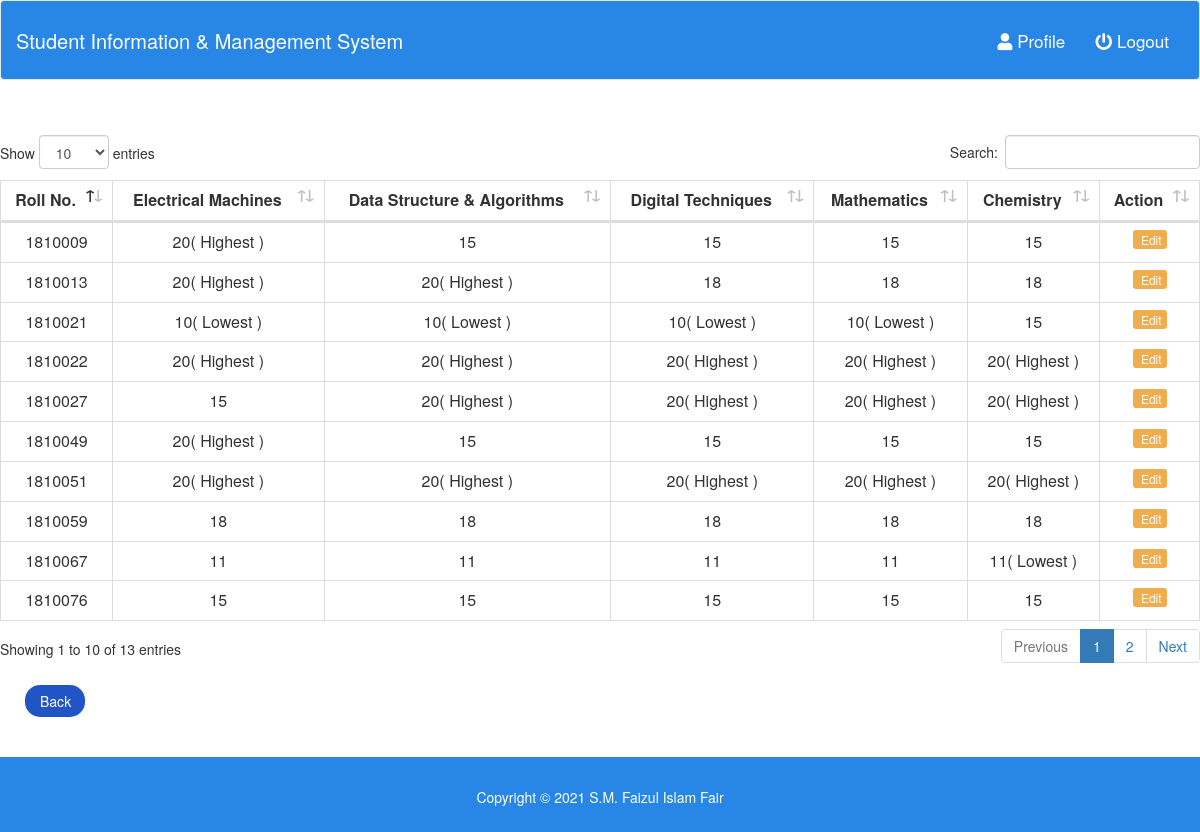
/admin/ct1display.php (signed in), run on the app's committed database.
### tables this page shows
CREATE TABLE `student_marks1` (
  `Roll` int(11) NOT NULL,
  `Electrical_Machines` int(11) NOT NULL,
  `Data_Structure_&_Algorithms` int(11) NOT NULL,
  `Digital_Techniques` int(11) NOT NULL,
  `Mathematics` int(11) NOT NULL,
  `Chemistry` int(11) NOT NULL
);

### admin/ct1display.php (the view, shortened to what this page needs)
<?php
require_once './dbcon.php';
?>
<html lang="en">
<head>
  <link rel="stylesheet" href="https://maxcdn.bootstrapcdn.com/bootstrap/3.4.1/css/bootstrap.min.css">
<link rel="stylesheet" type="text/css" href="../fonts/fontawesome-free-5.13.0-web/fontawesome-free-5.13.0-web/css/all.min.css">
<link rel="stylesheet" href="../css/dataTables.bootstrap4.min.css">
<link rel="stylesheet" href="../css/style.css">
<link rel="stylesheet" href="../css/btn.css">
</head>
<body>
<nav style="height:80px; padding-top:15px;" class="navbar navbar-default">
			<div class="container-fluid">
				<div class="navbar-header">
					<a class="navbar-brand" style="color: #fff;" href="index.php">Student Information & Management System</a>
				</div>
				<div class="collapse navbar-collapse" id="bs-example-navbar-collapse-1">
					<ul class="nav navbar-nav navbar-right">
						<li>
							<a href="index.php?page=user-profile" style="color: #fff;">
								<i class="fa fa-user"></i> Profile
							</a>
						</li>
						<li>
							<a href="logout.php" style="color: #fff;">
								<i class="fa fa-power-off"></i> Logout
							</a>
						</li>
					</ul>
				</div>
			</div>
        </nav>
<div style="margin-top:55px;" class="table table-responsive">
<table id="data" class="table table-hover table-bordered">
  <thead>
  <tr>
    <th>Roll No.</th>
    <th>Electrical Machines</th>
    <th>Data Structure & Algorithms</th>
    <th>Digital Techniques</th>
    <th>Mathematics</th>
    <th>Chemistry</th>
    <th>Action</th>
  </tr>
</thead>
<tbody>
<?php
    $db_sinfos = mysqli_query($link, "SELECT * FROM `student_marks1` ");
   $rows = mysqli_fetch_all($db_sinfos, MYSQLI_ASSOC);
   $eletrical_lowest=20;
   $eletrical_highest=0;
   $data_lowest=20;
   $data_highest=0;
   $tech_lowest=20;
   $tech_highest=0;
   $math_lowest=20;
   $math_highest=0;
   $chem_lowest=20;
   $chem_highest=0;
   foreach($rows as $row){
     if($row['Electrical_Machines'] > $eletrical_highest){
        $eletrical_highest = $row['Electrical_Machines'];
     }
     if($row['Electrical_Machines'] < $eletrical_lowest){
        $eletrical_lowest = $row['Electrical_Machines'];
     }
     if($row['Data_Structure_&_Algorithms'] > $data_highest){
        $data_highest = $row['Data_Structure_&_Algorithms'];
     }
     if($row['Data_Structure_&_Algorithms'] < $data_lowest){
      $data_lowest = $row['Data_Structure_&_Algorithms'];
   }
     if($row['Digital_Techniques'] > $tech_highest){
        $tech_highest = $row['Digital_Techniques'];
     }
     if($row['Digital_Techniques'] < $tech_lowest){
        $tech_lowest = $row['Digital_Techniques'];
     }
     if($row['Mathematics'] > $math_highest){
        $math_highest = $row['Mathematics'];
     }
     if($row['Mathematics'] < $math_lowest){
        $math_lowest = $row['Mathematics'];
     }
     if($row['Chemistry'] > $chem_highest){
        $chem_highest = $row['Chemistry'];
     }
     if($row['Chemistry'] < $chem_lowest){
        $chem_lowest = $row['Chemistry'];
     }
   }
  foreach($rows as $row){
?>
  <tr>
    <td><?php echo $row['Roll']; ?></td>
    <td><?php echo $row['Electrical_Machines'] . ($eletrical_highest == $row['Electrical_Machines'] ? "( Highest )" : "" ) . (($eletrical_lowest == $row['Electrical_Machines'] && $eletrical_lowest!=$eletrical_highest) ? "( Lowest )" : "" );  ?></td>
    <td><?php echo $row['Data_Structure_&_Algorithms'] . ($data_highest == $row['Data_Structure_&_Algorithms'] ? "( Highest )" : "" ) . (($data_lowest == $row['Data_Structure_&_Algorithms'] && $data_lowest!=$data_highest) ? "( Lowest )" : "" );  ?></td>
    <td><?php echo $row['Digital_Techniques'] . ($tech_highest == $row['Digital_Techniques'] ? "( Highest )" : "" ) . (($tech_lowest == $row['Digital_Techniques'] && $tech_lowest!=$tech_highest) ? "( Lowest )" : "" );  ?></td>
    <td><?php echo $row['Mathematics'] . ($math_highest == $row['Mathematics'] ? "( Highest )" : "" ) . (($math_lowest == $row['Mathematics'] && $math_lowest!=$math_highest) ? "( Lowest )" : "" );  ?></td>
    <td><?php echo $row['Chemistry'] . ($chem_highest == $row['Chemistry'] ? "( Highest )" : "" ) . (($chem_lowest == $row['Chemistry'] && $chem_lowest!=$chem_highest) ? "( Lowest )" : "" );  ?></td>
    <td>
       <a href="ct1_2103update.php?page=update-student&Roll=<?php echo base64_encode($row['Roll']); ?>" class="btn-xs btn-warning"><i class="fa fa-pencil"></i> Edit</a>
    </td>
  </tr>
<?php
  }
?>
</tbody>
</table>
</div>
<br>
<a href="class-test.php"><button style="margin-left:25px;" class="btn btn-primary">Back</button></a>
<br> <br> <br>
<footer class="footer-area">
			<p>Copyright &COPY; 2021 S.M. Faizul Islam Fair</p>
</footer>
</body>
</html>

### css/style.css (style rules this page uses)
body { padding: 0; margin: 0; box-sizing: border-box; overflow-x: hidden; }
.footer-area { background: #2887e6; text-align: center; padding: 30px 0; color: #fff; height: 75px; }
.footer-area p { margin: 0; }

### css/btn.css (style rules this page uses)
.btn-primary, .btn-primary:active, .btn-primary:visited { background-color: #2155c5; color: white; border-radius: 15px; border:none; transition: 0.2s; font-weight: 450; padding-left: 15px; padding-right: 15px; }
.navbar, .navbar-default, .navbar-brand { background-color: #2887e6; color: #fff; }
.navbar-nav>li>a { padding-top: 15px; font-size: 17px; }
.navbar-brand { float: left; height: 50px; padding: 15px 15px; font-size: 20px; line-height: 20px; }
.table { margin: auto; }
.table > tbody > tr > td, .table > tbody > tr > th, .table > tfoot > tr > td, .table > tfoot > tr > th, .table > thead > tr > td, .table > thead > tr > th { margin-top: 10px; text-align: center; }
.table-responsive { margin-top: 20px; }

### admin/ct1display.php (style rules this page uses)
.btn-primary, .btn-primary:active, .btn-primary:visited { width: 60px; background-color: #2155c5; color: white; border-radius: 15px; border:none; transition: 0.2s; font-weight: 450; padding-left: 15px; padding-right: 15px; height: 32px; }

### data on the page
student_marks1: Roll "1810009", Electrical_Machines "20", shows "( Highest )", value "15", Digital_Techniques "15", Mathematics "15", Chemistry "15"
student_marks1: Roll "1810013", Electrical_Machines "20", shows "( Highest )", value "20", Digital_Techniques "18", Mathematics "18", Chemistry "18"
student_marks1: Roll "1810021", Electrical_Machines "10", shows "( Lowest )", value "10", Digital_Techniques "10", Mathematics "10", Chemistry "15"
student_marks1: Roll "1810022", Electrical_Machines "20", shows "( Highest )", value "20", Digital_Techniques "20", Mathematics "20", Chemistry "20"
student_marks1: Roll "1810027", Electrical_Machines "15", value "20", shows "( Highest )", Digital_Techniques "20", Mathematics "20", Chemistry "20"
student_marks1: Roll "1810049", Electrical_Machines "20", shows "( Highest )", value "15", Digital_Techniques "15", Mathematics "15", Chemistry "15"
student_marks1: Roll "1810051", Electrical_Machines "20", shows "( Highest )", value "20", Digital_Techniques "20", Mathematics "20", Chemistry "20"
student_marks1: Roll "1810059", Electrical_Machines "18", value "18", Digital_Techniques "18", Mathematics "18", Chemistry "18"
student_marks1: Roll "1810067", Electrical_Machines "11", value "11", Digital_Techniques "11", Mathematics "11", Chemistry "11", shows "( Lowest )"
student_marks1: Roll "1810076", Electrical_Machines "15", value "15", Digital_Techniques "15", Mathematics "15", Chemistry "15"
